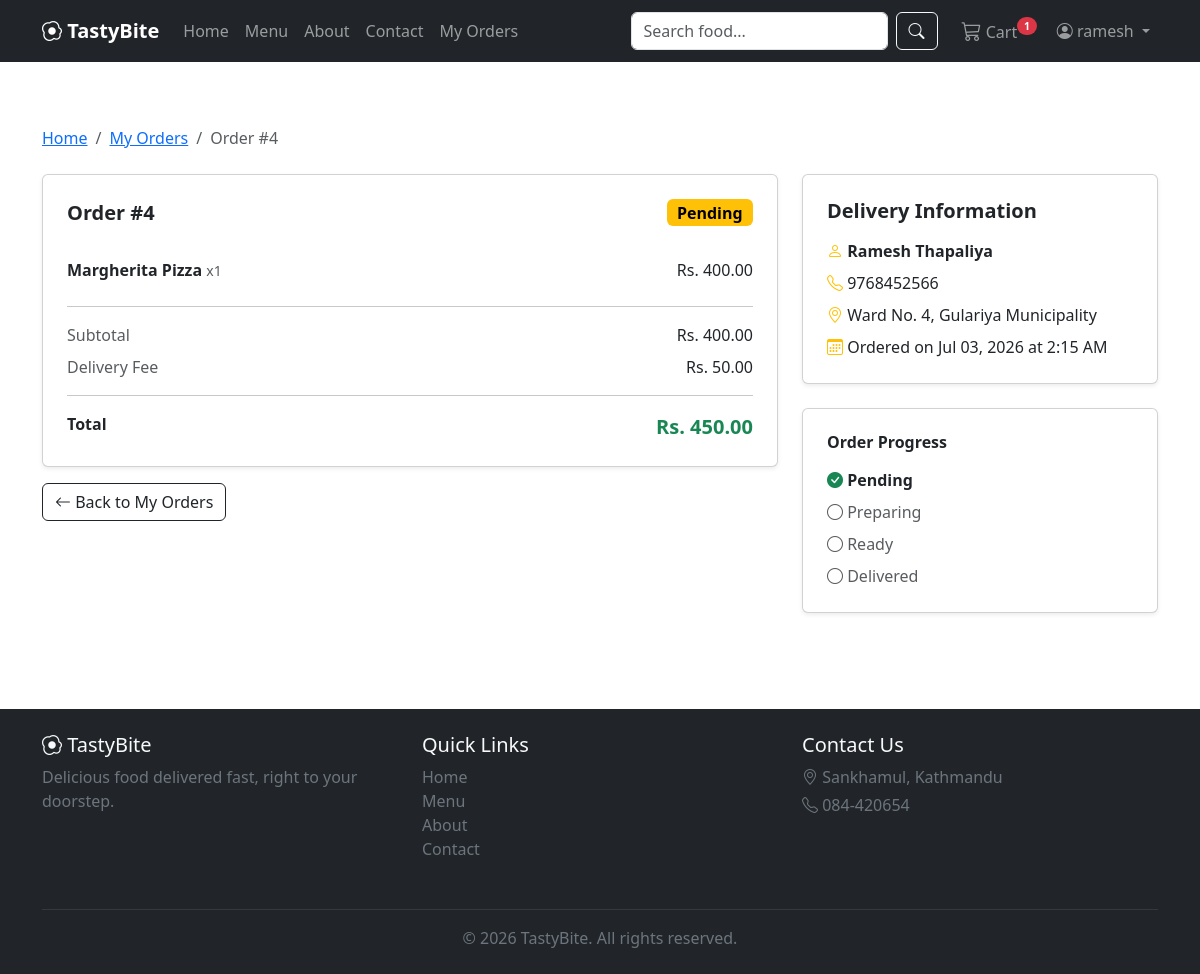
The page /orders/4/ (signed in) on the database its author committed.
### orders/models.py (models this page shows, shortened)
class Order(models.Model):
    STATUS_CHOICES = [
        ('pending', 'Pending'),
        ('preparing', 'Preparing'),
        ('ready', 'Ready'),
        ('delivered', 'Delivered'),
    ]
    PAYMENT_METHOD_CHOICES = [
        ('cod', 'Cash on Delivery'),
        ('esewa', 'eSewa'),
    ]
    user = models.ForeignKey(User, on_delete=models.CASCADE, related_name='orders')
    status = models.CharField(max_length=20, choices=STATUS_CHOICES, default='pending')
    payment_method = models.CharField(max_length=20, choices=PAYMENT_METHOD_CHOICES, default='cod')
    is_paid = models.BooleanField(
        default=False,
        help_text="For eSewa orders: check this box once you've confirmed the payment in your eSewa app."
    )
    full_name = models.CharField(max_length=150)
    phone_number = models.CharField(max_length=20)
    delivery_address = models.TextField()
    subtotal = models.DecimalField(max_digits=10, decimal_places=2)
    delivery_fee = models.DecimalField(max_digits=8, decimal_places=2, default=DELIVERY_FEE)
    total_price = models.DecimalField(max_digits=10, decimal_places=2)
    created_at = models.DateTimeField(auto_now_add=True)
    updated_at = models.DateTimeField(auto_now=True)
    class Meta:
        ordering = ['-created_at']

class OrderItem(models.Model):
    order = models.ForeignKey(Order, on_delete=models.CASCADE, related_name='items')
    food_item = models.ForeignKey(FoodItem, on_delete=models.SET_NULL, null=True, blank=True)
    food_name = models.CharField(max_length=150)
    price = models.DecimalField(max_digits=8, decimal_places=2)
    quantity = models.PositiveIntegerField(default=1)
    @property
    def subtotal(self):
        return self.price * self.quantity

### orders/views.py (the view)
# urls.py: path('<int:order_id>/', views.order_detail, name='order_detail'),
@login_required
def order_detail(request, order_id):
    order = get_object_or_404(Order, id=order_id, user=request.user)
    return render(request, 'orders/order_detail.html', {'order': order})

### cart/context_processors.py (called while the page is built)
def cart_item_count(request):
    if request.user.is_authenticated:
        cart = Cart.objects.filter(user=request.user).first()
        if cart:
            return {'cart_item_count': cart.total_items}
    return {'cart_item_count': 0}

### cart/models.py (called while the page is built)
    @property
    def total_items(self):
        return sum(item.quantity for item in self.items.all())

### orders/templates/orders/order_detail.html (shortened to what this page needs)
{% extends 'base.html' %}
{% load static %}
{% block content %}
<div class="container my-5">
    <nav aria-label="breadcrumb" class="mb-4">
        <ol class="breadcrumb">
            <li class="breadcrumb-item"><a href="{% url 'home' %}">Home</a></li>
            <li class="breadcrumb-item"><a href="{% url 'order_history' %}">My Orders</a></li>
            <li class="breadcrumb-item active" aria-current="page">Order #{{ order.id }}</li>
        </ol>
    </nav>
    <div class="row g-4">
        <div class="col-lg-8">
            <div class="card shadow-sm">
                <div class="card-body p-4">
                    <div class="d-flex justify-content-between align-items-center mb-4">
                        <h5 class="fw-bold mb-0">Order #{{ order.id }}</h5>
                        <span class="badge badge-{{ order.status }} fs-6">
                            {{ order.get_status_display }}
                        </span>
                    </div>
                    {% for order_item in order.items.all %}
                    <div class="d-flex justify-content-between align-items-center py-2 {% if not forloop.last %}border-bottom{% endif %}">
                        <div>
                            <span class="fw-semibold">{{ order_item.food_name }}</span>
                            <span class="text-muted small"> x{{ order_item.quantity }}</span>
                        </div>
                        <span>Rs. {{ order_item.subtotal }}</span>
                    </div>
                    {% endfor %}
                    <hr>
                    <div class="d-flex justify-content-between mb-2">
                        <span class="text-muted">Subtotal</span>
                        <span>Rs. {{ order.subtotal }}</span>
                    </div>
                    <div class="d-flex justify-content-between mb-2">
                        <span class="text-muted">Delivery Fee</span>
                        <span>Rs. {{ order.delivery_fee }}</span>
                    </div>
                    <hr>
                    <div class="d-flex justify-content-between">
                        <strong>Total</strong>
                        <strong class="text-success fs-5">Rs. {{ order.total_price }}</strong>
                    </div>
                </div>
            </div>
            <a href="{% url 'order_history' %}" class="btn btn-outline-dark mt-3">
                <i class="bi bi-arrow-left"></i> Back to My Orders
            </a>
        </div>
        <div class="col-lg-4">
            <div class="card shadow-sm">
                <div class="card-body p-4">
                    <h5 class="fw-bold mb-3">Delivery Information</h5>
                    <p class="mb-2">
                        <i class="bi bi-person text-warning"></i>
                        <strong>{{ order.full_name }}</strong>
                    </p>
                    <p class="mb-2">
                        <i class="bi bi-telephone text-warning"></i>
                        {{ order.phone_number }}
                    </p>
                    <p class="mb-2">
                        <i class="bi bi-geo-alt text-warning"></i>
                        {{ order.delivery_address }}
                    </p>
                    <p class="mb-0">
                        <i class="bi bi-calendar3 text-warning"></i>
                        Ordered on {{ order.created_at|date:"M d, Y \a\t g:i A" }}
                    </p>
                </div>
            </div>
            <div class="card shadow-sm mt-4">
                <div class="card-body p-4">
                    <h6 class="fw-bold mb-3">Order Progress</h6>
                    <ul class="list-unstyled mb-0">
                        <li class="mb-2 {% if order.status == 'pending' or order.status == 'preparing' or order.status == 'ready' or order.status == 'delivered' %}text-dark fw-semibold{% else %}text-muted{% endif %}">
                            <i class="bi bi-check-circle-fill text-success"></i> Pending
                        </li>
                        <li class="mb-2 {% if order.status == 'preparing' or order.status == 'ready' or order.status == 'delivered' %}text-dark fw-semibold{% else %}text-muted{% endif %}">
                            <i class="bi bi-{% if order.status == 'preparing' or order.status == 'ready' or order.status == 'delivered' %}check-circle-fill text-success{% else %}circle{% endif %}"></i>
                            Preparing
                        </li>
                        <li class="mb-2 {% if order.status == 'ready' or order.status == 'delivered' %}text-dark fw-semibold{% else %}text-muted{% endif %}">
                            <i class="bi bi-{% if order.status == 'ready' or order.status == 'delivered' %}check-circle-fill text-success{% else %}circle{% endif %}"></i>
                            Ready
                        </li>
                        <li class="{% if order.status == 'delivered' %}text-dark fw-semibold{% else %}text-muted{% endif %}">
                            <i class="bi bi-{% if order.status == 'delivered' %}check-circle-fill text-success{% else %}circle{% endif %}"></i>
                            Delivered
                        </li>
                    </ul>
                </div>
            </div>
        </div>
    </div>
</div>
{% endblock %}

### templates/base.html (shortened to what this page needs)
{% load static %}
<!DOCTYPE html>
<html lang="en">
<head>
    <link href="https://cdn.jsdelivr.net/npm/bootstrap@5.3.3/dist/css/bootstrap.min.css" rel="stylesheet">
    <link rel="stylesheet" href="https://cdn.jsdelivr.net/npm/bootstrap-icons@1.11.3/font/bootstrap-icons.css">
    <link rel="stylesheet" href="{% static 'css/style.css' %}">
</head>
<body>
    <nav class="navbar navbar-expand-lg navbar-dark bg-dark sticky-top">
        <div class="container">
            <a class="navbar-brand fw-bold" href="{% url 'home' %}">
                <i class="bi bi-egg-fried"></i> TastyBite
            </a>
            <div class="collapse navbar-collapse" id="navbarNav">
                <ul class="navbar-nav me-auto mb-2 mb-lg-0">
                    <li class="nav-item">
                        <a class="nav-link" href="{% url 'home' %}">Home</a>
                    </li>
                    <li class="nav-item">
                        <a class="nav-link" href="{% url 'menu_list' %}">Menu</a>
                    </li>
                    <li class="nav-item">
                        <a class="nav-link" href="{% url 'about' %}">About</a>
                    </li>
                    <li class="nav-item">
                        <a class="nav-link" href="{% url 'contact' %}">Contact</a>
                    </li>
                    {% if user.is_authenticated %}
                    <li class="nav-item">
                        <a class="nav-link" href="{% url 'order_history' %}">My Orders</a>
                    </li>
                    {% endif %}
                </ul>
                <form class="d-flex me-3" role="search" method="GET" action="{% url 'menu_list' %}">
                    <input class="form-control me-2" type="search" name="q" placeholder="Search food..."
                           value="{{ request.GET.q|default_if_none:'' }}">
                    <button class="btn btn-outline-light" type="submit">
                        <i class="bi bi-search"></i>
                    </button>
                </form>
                <ul class="navbar-nav align-items-lg-center">
                    <li class="nav-item">
                        <a class="nav-link position-relative" href="{% url 'cart_detail' %}">
                            <i class="bi bi-cart3 fs-5"></i> Cart
                            {% if cart_item_count > 0 %}
                            <span class="badge rounded-pill bg-danger">
                                {{ cart_item_count }}
                            </span>
                            {% endif %}
                        </a>
                    </li>
                    {% if user.is_authenticated %}
                    <li class="nav-item dropdown">
                        <a class="nav-link dropdown-toggle" href="#" role="button" data-bs-toggle="dropdown">
                            <i class="bi bi-person-circle"></i> {{ user.username }}
                        </a>
                    </li>
                    {% endif %}
                </ul>
            </div>
        </div>
    </nav>
    <main class="flex-fill">
        {% block content %}
        {% endblock %}
    </main>
    <footer class="bg-dark text-light mt-5 py-4">
        <div class="container">
            <div class="row">
                <div class="col-md-4 mb-3">
                    <h5><i class="bi bi-egg-fried"></i> TastyBite</h5>
                    <p class="text-secondary">Delicious food delivered fast, right to your doorstep.</p>
                </div>
                <div class="col-md-4 mb-3">
                    <h5>Quick Links</h5>
                    <ul class="list-unstyled">
                        <li><a href="{% url 'home' %}" class="text-secondary text-decoration-none">Home</a></li>
                        <li><a href="{% url 'menu_list' %}" class="text-secondary text-decoration-none">Menu</a></li>
                        <li><a href="{% url 'about' %}" class="text-secondary text-decoration-none">About</a></li>
                        <li><a href="{% url 'contact' %}" class="text-secondary text-decoration-none">Contact</a></li>
                    </ul>
                </div>
               <div class="col-md-4 mb-3">
                    <h5>Contact Us</h5>
                    <p class="text-secondary mb-1"><i class="bi bi-geo-alt"></i> Sankhamul, Kathmandu</p>
                    <p class="text-secondary mb-1"><i class="bi bi-telephone"></i> 084-420654</p>
                </div>
            </div>
            <hr class="text-secondary">
            <p class="text-center text-secondary mb-0">&copy; {% now "Y" %} TastyBite. All rights reserved.</p>
        </div>
    </footer>
</body>
</html>

### static/css/style.css (style rules this page uses)
html { height: 100%; }
body { display: flex; flex-direction: column; min-height: 100vh; }
main { flex: 1 0 auto; }
footer { flex-shrink: 0; }
.navbar .badge { position: relative; top: -8px; left: -4px; font-size: 0.65rem; }
.badge-pending { background-color: #ffc107; color: #000; }

### rows shown on the page
Order: id "4", status "Pending", subtotal "400.00", delivery_fee "50.00", total_price "450.00", full_name "Ramesh Thapaliya", phone_number "9768452566", delivery_address "Ward No. 4, Gulariya Municipality", created_at "Jul 03, 2026 at 2:15 AM"
OrderItem: food_name "Margherita Pizza", quantity "1", subtotal "400.00"

### other values the page prints
{{ cart_item_count }} "1"
{{ user.username }} "ramesh"
